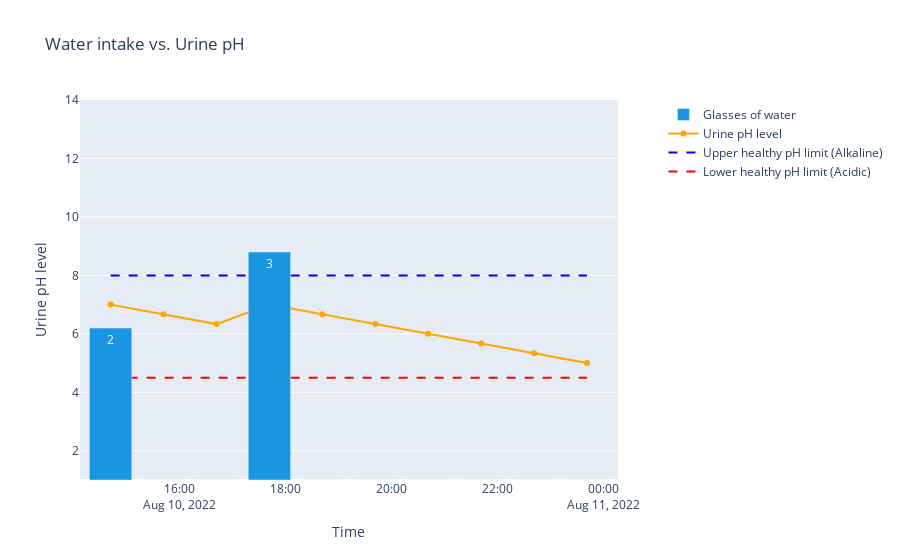

Notebook code cell kept with this figure:
### Code cell
fig = water_ph_plot(time_list, ph_level, water)
fig.show()
